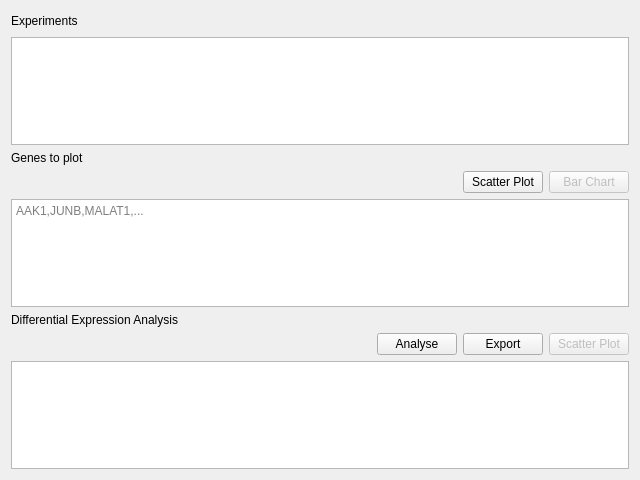
<?xml version="1.0" encoding="UTF-8"?>
<ui version="4.0">
 <class>AnalysisTab</class>
 <widget class="QWidget" name="AnalysisTab">
  <property name="geometry">
   <rect>
    <x>0</x>
    <y>0</y>
    <width>640</width>
    <height>480</height>
   </rect>
  </property>
  <property name="windowTitle">
   <string>Form</string>
  </property>
  <layout class="QVBoxLayout" name="verticalLayout">
   <item>
    <layout class="QHBoxLayout" name="horizontalLayoutExperimentsTitle">
     <item>
      <widget class="QLabel" name="labelExperimentsTitle">
       <property name="text">
        <string>Experiments</string>
       </property>
      </widget>
     </item>
     <item>
      <spacer name="horizontalSpacerExperimentsTitle">
       <property name="orientation">
        <enum>Qt::Horizontal</enum>
       </property>
       <property name="sizeHint" stdset="0">
        <size>
         <width>40</width>
         <height>20</height>
        </size>
       </property>
      </spacer>
     </item>
    </layout>
   </item>
   <item>
    <widget class="QTableWidget" name="tableWidgetExperimentsSelection">
     <property name="editTriggers">
      <set>QAbstractItemView::NoEditTriggers</set>
     </property>
     <property name="tabKeyNavigation">
      <bool>true</bool>
     </property>
     <property name="showDropIndicator" stdset="0">
      <bool>false</bool>
     </property>
     <property name="dragDropOverwriteMode">
      <bool>false</bool>
     </property>
     <property name="verticalScrollMode">
      <enum>QAbstractItemView::ScrollPerPixel</enum>
     </property>
     <property name="horizontalScrollMode">
      <enum>QAbstractItemView::ScrollPerPixel</enum>
     </property>
    </widget>
   </item>
   <item>
    <widget class="QLabel" name="labelGenesToPlot">
     <property name="text">
      <string>Genes to plot</string>
     </property>
    </widget>
   </item>
   <item>
    <layout class="QHBoxLayout" name="horizontalLayoutPlotting">
     <item>
      <spacer name="horizontalSpacer">
       <property name="orientation">
        <enum>Qt::Horizontal</enum>
       </property>
       <property name="sizeHint" stdset="0">
        <size>
         <width>40</width>
         <height>20</height>
        </size>
       </property>
      </spacer>
     </item>
     <item>
      <widget class="QPushButton" name="pushButtonScatterPlot">
       <property name="text">
        <string>Scatter Plot</string>
       </property>
      </widget>
     </item>
     <item>
      <widget class="QPushButton" name="pushButtonBarChart">
       <property name="enabled">
        <bool>false</bool>
       </property>
       <property name="text">
        <string>Bar Chart</string>
       </property>
      </widget>
     </item>
    </layout>
   </item>
   <item>
    <widget class="QTextEdit" name="textEditGeneSelection">
     <property name="placeholderText">
      <string>AAK1,JUNB,MALAT1,...</string>
     </property>
    </widget>
   </item>
   <item>
    <widget class="QLabel" name="labelDEAnalysis">
     <property name="text">
      <string>Differential Expression Analysis</string>
     </property>
    </widget>
   </item>
   <item>
    <layout class="QHBoxLayout" name="horizontalLayoutDEAnalysis">
     <item>
      <spacer name="horizontalSpacer_2">
       <property name="orientation">
        <enum>Qt::Horizontal</enum>
       </property>
       <property name="sizeHint" stdset="0">
        <size>
         <width>40</width>
         <height>20</height>
        </size>
       </property>
      </spacer>
     </item>
     <item>
      <widget class="QPushButton" name="pushButtonDEAnalysisAnalyze">
       <property name="text">
        <string>Analyse</string>
       </property>
      </widget>
     </item>
     <item>
      <widget class="QPushButton" name="pushButtonDEAnalysisExport">
       <property name="text">
        <string>Export</string>
       </property>
      </widget>
     </item>
     <item>
      <widget class="QPushButton" name="pushButtonDEAnalysisPlot">
       <property name="enabled">
        <bool>false</bool>
       </property>
       <property name="text">
        <string>Scatter Plot</string>
       </property>
      </widget>
     </item>
    </layout>
   </item>
   <item>
    <widget class="QTableWidget" name="tableWidgetDEAnalysis"/>
   </item>
   <item>
    <spacer name="verticalSpacerMain">
     <property name="orientation">
      <enum>Qt::Vertical</enum>
     </property>
     <property name="sizeType">
      <enum>QSizePolicy::Expanding</enum>
     </property>
     <property name="sizeHint" stdset="0">
      <size>
       <width>20</width>
       <height>40</height>
      </size>
     </property>
    </spacer>
   </item>
  </layout>
 </widget>
 <resources/>
 <connections/>
</ui>
